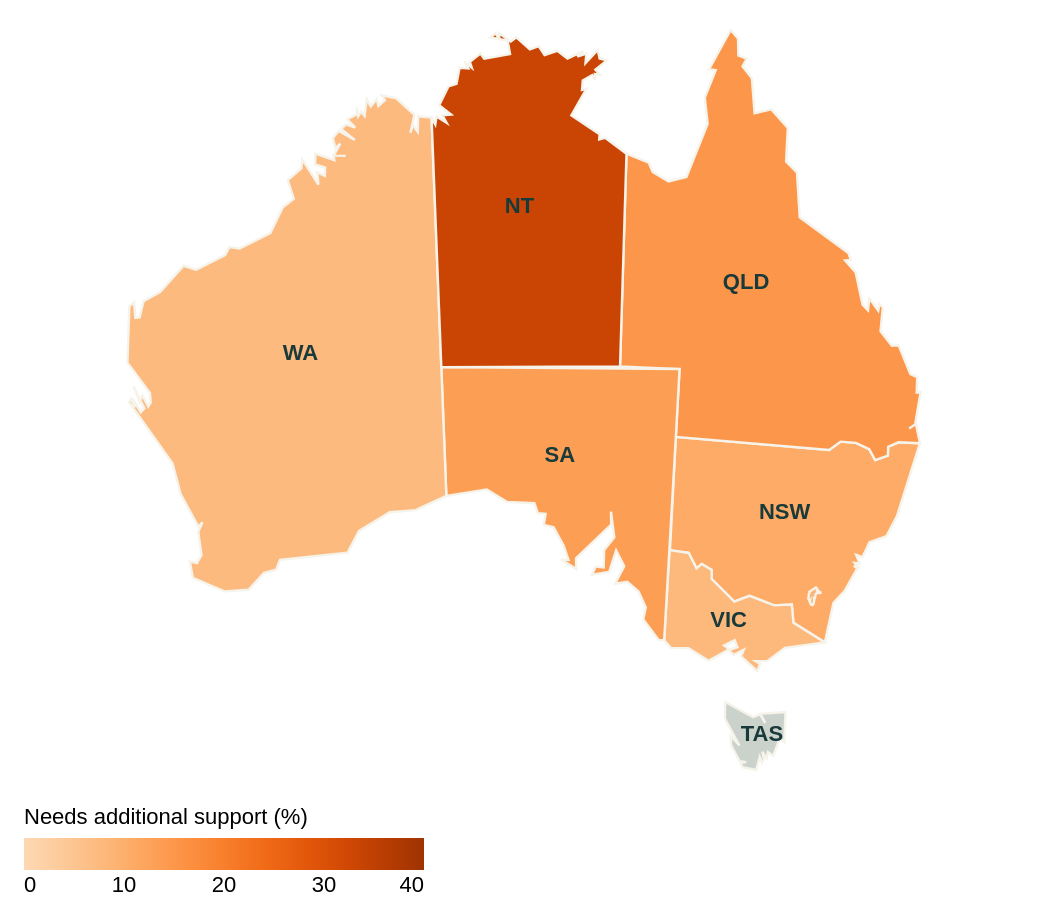

Write the Vega-Lite specification saved for this chart.
### Vega-Lite specification from a JSON file in a GitHub repository (floating-point values rounded to 4 significant figures; data arrays with more than 128 entries replaced by an {"elided": "..."} marker saying what was removed)
{"$schema": "https://vega.github.io/schema/vega-lite/v5.json", "background": "transparent", "padding": 12, "config": {"font": "Arial", "view": {"stroke": null}, "axis": {"labelFontSize": 12, "titleFontSize": 12, "titleFontWeight": "normal", "labelColor": "#193a3a", "titleColor": "#193a3a", "domain": false, "gridColor": "#e1e5dd", "labelPadding": 6, "titlePadding": 12}, "legend": {"orient": "bottom", "titleLimit": 300, "labelLimit": 220, "labelFontSize": 11, "titleFontSize": 11, "titleFontWeight": "normal"}, "title": {"anchor": "start", "fontSize": 14, "color": "#193a3a"}}, "width": 500, "height": 370, "projection": {"type": "conicEqualArea", "parallels": [-18, -36], "rotate": [-134, 0, 0], "center": [0, -28]}, "params": [{"name": "map_subject", "value": "Reading"}, {"name": "focus_state", "value": "All states"}], "layer": [{"data": {"values": [{"type": "Feature", "properties": {"STATE_NAME": "New South Wales"}, "geometry": {"type": "Polygon", "coordinates": [[[150.7, -35.12], [150.2, -35.7], [150.0, -37.51], [148.1, -36.8], [147.9, -36], [146.9, -36.12], [145.5, -35.8], [144.7, -36.12], [143.4, -35.19], [143.3, -34.79], [142.8, -34.55], [142.5, -34.76], [142.0, -34.1], [141.0, -34.06], [141, -29], [149.0, -29], [149.5, -28.57], [150.3, -28.54], [151.0, -28.74], [151.4, -29.18], [152.0, -28.91], [152.0, -28.52], [152.5, -28.26], [153.6, -28.16], [152.9, -31.48], [152.5, -32.44], [151.7, -32.82], [151.4, -33.52], [151.1, -33.45], [151.3, -33.81], [151.1, -33.82], [151.3, -33.97], [151.0, -33.96], [151.2, -34.03], [150.7, -35.12]]]}}, {"type": "Feature", "properties": {"STATE_NAME": "Victoria"}, "geometry": {"type": "Polygon", "coordinates": [[[141, -34.02], [142.0, -34.1], [142.5, -34.76], [142.8, -34.55], [143.3, -34.79], [143.4, -35.19], [144.7, -36.12], [145.5, -35.8], [146.9, -36.12], [147.9, -36], [148.1, -36.8], [150.0, -37.51], [147.8, -37.96], [146.9, -38.63], [146.2, -38.69], [146.5, -38.79], [146.4, -39.14], [145.4, -38.54], [145.5, -38.23], [144.9, -38.5], [144.7, -38.3], [145.1, -38.14], [144.9, -37.84], [144.4, -38.11], [144.7, -38.27], [143.6, -38.86], [142.4, -38.35], [141.4, -38.39], [141.0, -38.06], [141, -34.02]]]}}, {"type": "Feature", "properties": {"STATE_NAME": "Queensland"}, "geometry": {"type": "Polygon", "coordinates": [[[153.6, -28.16], [152.5, -28.26], [152.0, -28.52], [152.0, -28.91], [151.4, -29.18], [151.0, -28.74], [150.3, -28.54], [149.5, -28.57], [149.0, -29], [141, -29], [141, -26], [138, -26], [138.0, -16.54], [139.0, -16.91], [139.2, -17.32], [140, -17.71], [140.8, -17.47], [141.7, -15.03], [141.5, -13.86], [141.9, -12.59], [141.6, -12.56], [142.4, -10.71], [142.8, -11.07], [142.9, -11.85], [143.2, -11.97], [143.1, -12.33], [143.5, -12.84], [143.8, -14.41], [144.5, -14.17], [145.3, -14.95], [145.4, -16.46], [146.0, -16.9], [146.3, -18.89], [148.8, -20.24], [148.9, -20.53], [148.7, -20.59], [149.2, -21.06], [149.8, -22.44], [150.1, -22.66], [150.0, -22.13], [150.6, -22.62], [150.6, -22.32], [150.8, -22.45], [150.8, -23.51], [151.4, -24.08], [151.8, -24.02], [152.6, -25.2], [152.9, -25.29], [153, -25.97], [153.2, -25.93], [153.2, -27.38], [152.9, -27.59], [153.2, -27.35], [153.6, -28.16]]]}}, {"type": "Feature", "properties": {"STATE_NAME": "South Australia"}, "geometry": {"type": "Polygon", "coordinates": [[[141, -29], [141.0, -38.06], [140.7, -38.06], [139.7, -37.18], [139.8, -36.63], [139.4, -35.93], [138.8, -35.52], [138.1, -35.63], [138.6, -34.83], [138.1, -34.14], [137.8, -35.11], [136.8, -35.25], [137.0, -34.89], [137.4, -34.91], [137.4, -34.14], [138.0, -33.56], [137.8, -32.43], [137.8, -33], [135.9, -34.53], [135.9, -35.01], [135.1, -34.59], [135.5, -34.61], [135.2, -33.98], [134.7, -33.17], [134.2, -33.06], [134.3, -32.57], [133.8, -32.54], [133.7, -32.1], [132.2, -32.03], [131.2, -31.46], [129, -31.69], [129, -26], [141, -26], [141, -29]]]}}, {"type": "Feature", "properties": {"STATE_NAME": "Western Australia"}, "geometry": {"type": "Polygon", "coordinates": {"elided": "1x88x2 float values"}}}, {"type": "Feature", "properties": {"STATE_NAME": "Tasmania"}, "geometry": {"type": "Polygon", "coordinates": [[[147.3, -43.11], [147.2, -43.28], [147, -43.02], [146.9, -43.64], [146.0, -43.57], [145.9, -43.38], [146.2, -43.32], [145.8, -43.31], [145.3, -42.62], [145.2, -42.19], [145.7, -42.59], [144.8, -41.42], [144.7, -40.66], [146.4, -41.24], [146.8, -41.08], [147.1, -41.44], [146.8, -41.05], [148.2, -40.85], [148.3, -42.22], [148.1, -42.07], [147.8, -42.9], [147.4, -42.76], [147.4, -43.05], [147.1, -42.77], [147.3, -43.11]]]}}, {"type": "Feature", "properties": {"STATE_NAME": "Northern Territory"}, "geometry": {"type": "Polygon", "coordinates": [[[138.0, -16.54], [138, -26], [129, -26], [129, -14.88], [129.2, -15.2], [129.2, -14.84], [129.7, -15.14], [129.5, -14.79], [129.9, -14.77], [129.4, -14.34], [129.8, -13.5], [130.2, -13.39], [130.3, -12.67], [130.7, -12.71], [130.6, -12.4], [130.9, -12.68], [130.8, -12.41], [131.3, -12.04], [131.5, -12.28], [132.6, -12.09], [132.5, -11.47], [131.8, -11.32], [132.0, -11.13], [132.2, -11.42], [132.1, -11.12], [132.7, -11.52], [132.9, -11.33], [133.5, -11.88], [133.9, -11.74], [134.2, -12.14], [134.8, -11.95], [135.2, -12.3], [135.9, -11.95], [135.7, -12.2], [136.1, -12.06], [136.0, -12.49], [136.6, -11.88], [136.7, -12.27], [137.0, -12.35], [136.5, -12.78], [136.7, -13], [136.4, -12.98], [136.5, -13.25], [136.3, -13.03], [135.9, -13.28], [135.9, -13.71], [136.1, -13.66], [135.4, -14.87], [136.7, -15.7], [136.7, -15.93], [137.0, -15.85], [138.0, -16.54]]]}}, {"type": "Feature", "properties": {"STATE_NAME": "Australian Capital Territory"}, "geometry": {"type": "Polygon", "coordinates": [[[149.2, -35.22], [149.3, -35.27], [149.4, -35.3], [149.4, -35.33], [149.3, -35.35], [149.2, -35.33], [149.2, -35.41], [149.1, -35.59], [149.1, -35.59], [149.1, -35.7], [149.1, -35.84], [149.1, -35.92], [149.0, -35.9], [148.9, -35.81], [148.9, -35.72], [148.9, -35.76], [148.8, -35.65], [148.8, -35.59], [148.8, -35.47], [148.8, -35.38], [148.8, -35.34], [149.1, -35.12], [149.2, -35.16], [149.2, -35.23], [149.2, -35.22]]]}}]}, "transform": [{"lookup": "properties.STATE_NAME", "from": {"data": {"values": [{"state": "New South Wales", "abbr": "NSW", "lon": 147, "lat": -32, "reading_support": 10.84, "reading_participants": 94216, "reading_participation": 92.7, "reading_flag": "", "numeracy_support": 9.857, "numeracy_participants": 93229, "numeracy_participation": 91.73, "numeracy_flag": ""}, {"state": "Victoria", "abbr": "VIC", "lon": 144.5, "lat": -37, "reading_support": 7.937, "reading_participants": 76801, "reading_participation": 92.58, "reading_flag": "", "numeracy_support": 8.331, "numeracy_participants": 75937, "numeracy_participation": 91.54, "numeracy_flag": ""}, {"state": "Queensland", "abbr": "QLD", "lon": 144, "lat": -22, "reading_support": 15.14, "reading_participants": 59897, "reading_participation": 83.7, "reading_flag": "#", "numeracy_support": 15.1, "numeracy_participants": 59068, "numeracy_participation": 82.56, "numeracy_flag": "#"}, {"state": "South Australia", "abbr": "SA", "lon": 135, "lat": -30, "reading_support": 13.42, "reading_participants": 20068, "reading_participation": 89.45, "reading_flag": "", "numeracy_support": 13.35, "numeracy_participants": 19829, "numeracy_participation": 88.38, "numeracy_flag": ""}, {"state": "Western Australia", "abbr": "WA", "lon": 122, "lat": -25, "reading_support": 7.479, "reading_participants": 34477, "reading_participation": 93.74, "reading_flag": "", "numeracy_support": 7.956, "numeracy_participants": 34033, "numeracy_participation": 92.55, "numeracy_flag": ""}, {"state": "Tasmania", "abbr": "TAS", "lon": 147, "lat": -42, "reading_support": null, "reading_participants": 4044, "reading_participation": 61.44, "reading_flag": "s.p.", "numeracy_support": null, "numeracy_participants": 3981, "numeracy_participation": 60.48, "numeracy_flag": "s.p."}, {"state": "Northern Territory", "abbr": "NT", "lon": 133, "lat": -19, "reading_support": 33.25, "reading_participants": 2287, "reading_participation": 71.63, "reading_flag": "#", "numeracy_support": 34.63, "numeracy_participants": 2197, "numeracy_participation": 68.81, "numeracy_flag": "#"}, {"state": "Australian Capital Territory", "abbr": "ACT", "lon": 149.1, "lat": -35.3, "reading_support": 8.57, "reading_participants": 5514, "reading_participation": 90.42, "reading_flag": "", "numeracy_support": 8.882, "numeracy_participants": 5484, "numeracy_participation": 89.93, "numeracy_flag": ""}]}, "key": "state", "fields": ["reading_support", "numeracy_support", "reading_flag", "numeracy_flag"]}}, {"calculate": "map_subject === 'Reading' ? datum.reading_support : datum.numeracy_support", "as": "support"}, {"calculate": "isValid(datum.support) ? datum.support : -1", "as": "display_support"}, {"calculate": "isValid(datum.support) ? format(datum.support, '.1f') + '%' : 'Not reported (low participation)'", "as": "support_label"}, {"calculate": "map_subject === 'Reading' ? datum.reading_flag : datum.numeracy_flag", "as": "reporting_flag"}], "mark": {"type": "geoshape", "stroke": "#f6f3eb", "strokeWidth": 1.2}, "encoding": {"color": {"condition": {"test": "isValid(datum.support)", "field": "display_support", "type": "quantitative", "title": "Needs additional support (%)", "scale": {"scheme": "oranges", "domain": [0, 40]}}, "value": "#cbd2cc"}, "tooltip": [{"field": "properties.STATE_NAME", "title": "State / territory"}, {"field": "support_label", "title": "Needs additional support"}, {"field": "reporting_flag", "title": "Reporting flag"}], "opacity": {"condition": {"test": "focus_state === 'All states' || datum.properties.STATE_NAME === focus_state", "value": 1}, "value": 0.35}, "stroke": {"condition": {"test": "datum.properties.STATE_NAME === focus_state", "value": "#193a3a"}, "value": "#f6f3eb"}, "strokeWidth": {"condition": {"test": "datum.properties.STATE_NAME === focus_state", "value": 3}, "value": 1.2}}}, {"data": {"values": [{"state": "New South Wales", "abbr": "NSW", "lon": 147, "lat": -32, "reading_support": 10.84, "reading_participants": 94216, "reading_participation": 92.7, "reading_flag": "", "numeracy_support": 9.857, "numeracy_participants": 93229, "numeracy_participation": 91.73, "numeracy_flag": ""}, {"state": "Victoria", "abbr": "VIC", "lon": 144.5, "lat": -37, "reading_support": 7.937, "reading_participants": 76801, "reading_participation": 92.58, "reading_flag": "", "numeracy_support": 8.331, "numeracy_participants": 75937, "numeracy_participation": 91.54, "numeracy_flag": ""}, {"state": "Queensland", "abbr": "QLD", "lon": 144, "lat": -22, "reading_support": 15.14, "reading_participants": 59897, "reading_participation": 83.7, "reading_flag": "#", "numeracy_support": 15.1, "numeracy_participants": 59068, "numeracy_participation": 82.56, "numeracy_flag": "#"}, {"state": "South Australia", "abbr": "SA", "lon": 135, "lat": -30, "reading_support": 13.42, "reading_participants": 20068, "reading_participation": 89.45, "reading_flag": "", "numeracy_support": 13.35, "numeracy_participants": 19829, "numeracy_participation": 88.38, "numeracy_flag": ""}, {"state": "Western Australia", "abbr": "WA", "lon": 122, "lat": -25, "reading_support": 7.479, "reading_participants": 34477, "reading_participation": 93.74, "reading_flag": "", "numeracy_support": 7.956, "numeracy_participants": 34033, "numeracy_participation": 92.55, "numeracy_flag": ""}, {"state": "Tasmania", "abbr": "TAS", "lon": 147, "lat": -42, "reading_support": null, "reading_participants": 4044, "reading_participation": 61.44, "reading_flag": "s.p.", "numeracy_support": null, "numeracy_participants": 3981, "numeracy_participation": 60.48, "numeracy_flag": "s.p."}, {"state": "Northern Territory", "abbr": "NT", "lon": 133, "lat": -19, "reading_support": 33.25, "reading_participants": 2287, "reading_participation": 71.63, "reading_flag": "#", "numeracy_support": 34.63, "numeracy_participants": 2197, "numeracy_participation": 68.81, "numeracy_flag": "#"}, {"state": "Australian Capital Territory", "abbr": "ACT", "lon": 149.1, "lat": -35.3, "reading_support": 8.57, "reading_participants": 5514, "reading_participation": 90.42, "reading_flag": "", "numeracy_support": 8.882, "numeracy_participants": 5484, "numeracy_participation": 89.93, "numeracy_flag": ""}]}, "transform": [{"filter": "datum.abbr !== 'ACT'"}], "mark": {"type": "text", "color": "#193a3a", "fontWeight": "bold", "fontSize": 11}, "encoding": {"longitude": {"field": "lon", "type": "quantitative"}, "latitude": {"field": "lat", "type": "quantitative"}, "text": {"field": "abbr"}}}]}
